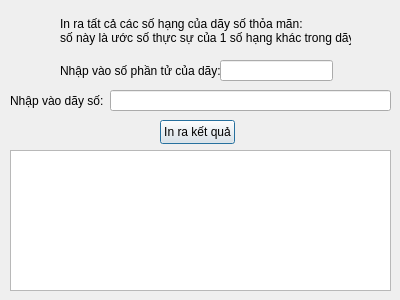
<?xml version="1.0" encoding="UTF-8"?>
<ui version="4.0">
 <class>Bai6_Tuan3</class>
 <widget class="QDialog" name="Bai6_Tuan3">
  <property name="geometry">
   <rect>
    <x>0</x>
    <y>0</y>
    <width>400</width>
    <height>300</height>
   </rect>
  </property>
  <property name="windowTitle">
   <string>Bai6_Tuan3</string>
  </property>
  <widget class="QLabel" name="label">
   <property name="geometry">
    <rect>
     <x>60</x>
     <y>10</y>
     <width>291</width>
     <height>41</height>
    </rect>
   </property>
   <property name="text">
    <string>In ra tất cả các số hạng của dãy số thỏa mãn:
số này là ước số thực sự của 1 số hạng khác trong dãy</string>
   </property>
  </widget>
  <widget class="QLabel" name="label_3">
   <property name="geometry">
    <rect>
     <x>10</x>
     <y>90</y>
     <width>101</width>
     <height>21</height>
    </rect>
   </property>
   <property name="text">
    <string>Nhập vào dãy số:</string>
   </property>
  </widget>
  <widget class="QLineEdit" name="lineEdit_2">
   <property name="geometry">
    <rect>
     <x>110</x>
     <y>90</y>
     <width>281</width>
     <height>21</height>
    </rect>
   </property>
  </widget>
  <widget class="QPushButton" name="pushButton">
   <property name="geometry">
    <rect>
     <x>160</x>
     <y>120</y>
     <width>75</width>
     <height>24</height>
    </rect>
   </property>
   <property name="text">
    <string>In ra kết quả</string>
   </property>
  </widget>
  <widget class="QLabel" name="label_2">
   <property name="geometry">
    <rect>
     <x>60</x>
     <y>60</y>
     <width>161</width>
     <height>21</height>
    </rect>
   </property>
   <property name="text">
    <string>Nhập vào số phần tử của dãy:</string>
   </property>
  </widget>
  <widget class="QLineEdit" name="lineEdit">
   <property name="geometry">
    <rect>
     <x>220</x>
     <y>60</y>
     <width>113</width>
     <height>21</height>
    </rect>
   </property>
  </widget>
  <widget class="QTextEdit" name="textEdit">
   <property name="geometry">
    <rect>
     <x>10</x>
     <y>150</y>
     <width>381</width>
     <height>141</height>
    </rect>
   </property>
  </widget>
 </widget>
 <layoutdefault spacing="6" margin="11"/>
 <resources/>
 <connections/>
</ui>
